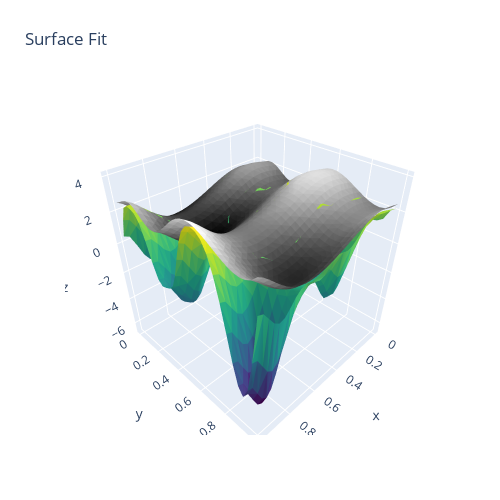

Source (notebook cell):
### Code cell
import pandas as pd
import numpy as np
import plotly.figure_factory as ff
import plotly.graph_objects as go
from scipy.spatial import Delaunay

def surface_plot(file_path):
    df = pd.read_excel(file_path)
    z_pred = df['Z_pred'].values
    Z_pred = z_pred.reshape(-1, 1)
    
    x = np.linspace(1, 0, 32)
    y = np.linspace(1, 0, 32)
    X, Y = np.meshgrid(x, y)
    Z = 1.3356 * (1.5 * (1 - X))+np.exp(2 * X - 1) * np.sin(3 * np.pi * (X - 0.6)**2)+np.exp(3*(Y - 0.5)) * np.sin(4 * np.pi * (Y - 0.9)**2)

    points = np.column_stack((X.flatten(), Y.flatten()))
    tri = Delaunay(points)
    
    fig_original = ff.create_trisurf(x=X.flatten(), y=Y.flatten(), z=Z.flatten(), 
                                      simplices=tri.simplices, colormap='Greys',
                                      title='Surface Fit - Original Values')
    
    fig_predicted = ff.create_trisurf(x=X.flatten(), y=Y.flatten(), z=Z_pred.flatten(), 
                                       simplices=tri.simplices, colormap='Viridis',
                                       title='Surface Fit - Predicted Values')
    
    data = [fig_original.data[0], fig_predicted.data[0]]
    fig = go.Figure(data=data)
    fig.update_layout(title='Surface Fit', autosize=False,
                      width=500, height=500,
                      margin=dict(l=65, r=50, b=65, t=90))
    fig.show()
    
    return fig



def diversity(fileName,file_path, file_path_1,file_path_2,file_path_3,file_path_4,file_path_5,file_path_6,file_path_7,file_path_8,file_path_9,file_path_10 ):

    df = pd.read_excel(file_path)
    df_1=pd.read_excel(file_path_1)
    df_2=pd.read_excel(file_path_2)
    df_3=pd.read_excel(file_path_3)
    df_4 = pd.read_excel(file_path_4)
    df_5 = pd.read_excel(file_path_5)
    df_6 = pd.read_excel(file_path_6)
    df_7= pd.read_excel(file_path_7)
    df_8 = pd.read_excel(file_path_8)
    df_9 = pd.read_excel(file_path_9)
    df_10= pd.read_excel(file_path_10)

    z_pred = df['Z_pred'].values
    z_pred_1 = df_1['Z_pred'].values
    z_pred_2 = df_2['Z_pred'].values
    z_pred_3 = df_3['Z_pred'].values
    z_pred_4 = df_4['Z_pred'].values
    z_pred_5 = df_5['Z_pred'].values
    z_pred_6 = df_6['Z_pred'].values
    z_pred_7 = df_7['Z_pred'].values
    z_pred_8 = df_8['Z_pred'].values
    z_pred_9 = df_9['Z_pred'].values
    z_pred_10 = df_10['Z_pred'].values

    Z_pred = z_pred.reshape(-1, 1)
    Z_pred_1 = z_pred_1.reshape(-1, 1)
    Z_pred_2 = z_pred_2.reshape(-1, 1)
    Z_pred_3 = z_pred_3.reshape(-1, 1)
    Z_pred_4 = z_pred_4.reshape(-1, 1)
    Z_pred_5 = z_pred_5.reshape(-1, 1)
    Z_pred_6 = z_pred_6.reshape(-1, 1)
    Z_pred_7 = z_pred_7.reshape(-1, 1)
    Z_pred_8 = z_pred_8.reshape(-1, 1)
    Z_pred_9 = z_pred_9.reshape(-1, 1)
    Z_pred_10 = z_pred_10.reshape(-1, 1)

    x = np.linspace(1, 0, 32)
    y = np.linspace(1, 0, 32)
    X, Y = np.meshgrid(x, y)
    z = 1.3356 * (1.5 * (1 - X))+np.exp(2 * X - 1) * np.sin(3 * np.pi * (X - 0.6)**2)+np.exp(3*(Y - 0.5)) * np.sin(4 * np.pi * (Y - 0.9)**2)

    
    Z= z.reshape(-1, 1)
    
    error1= (Z-Z_pred_1)**2 +(Z-Z_pred_2)**2+(Z-Z_pred_3)**2+(Z-Z_pred_4)**2+(Z-Z_pred_5)**2+(Z-Z_pred_6)**2+(Z-Z_pred_7)**2+(Z-Z_pred_8)**2+(Z-Z_pred_9)**2+(Z-Z_pred_10)**2
    error2= (Z_pred_1-Z_pred)**2 +(Z_pred_2-Z_pred)**2+(Z_pred_3-Z_pred)**2+(Z_pred_4-Z_pred)**2+(Z_pred_5-Z_pred)**2+(Z_pred_6-Z_pred)**2+(Z_pred_7-Z_pred)**2+(Z_pred_8-Z_pred)**2+(Z_pred_9-Z_pred)**2+(Z_pred_10-Z_pred)**2
    error = error1+error2
    
    print(f'Error shape: {error.shape}')  # Verificando formato

    # Criando DataFrame para salvar no Excel
    df_error = pd.DataFrame({'Error': error.flatten()})

    # Salvando a planilha
    df_error.to_excel(f"{fileName}.xlsx", index=False)
    print(f'Arquivo {fileName}.xlsx salvo com sucesso!')

    
def plot_figure (file_error, file_path):
    df = pd.read_excel(file_path)
    df_error = pd.read_excel(file_error)
    z_pred = df['Z_pred'].values
    error= df_error['Error'].values
    Z_pred = z_pred.reshape(-1, 1)
    Error= error.reshape(-1, 1)
    Z_pred_diversity_pos= Z_pred + Error
    Z_pred_diversity_neg= Z_pred - Error
    x = np.linspace(1, 0, 32)
    y = np.linspace(1, 0, 32)
    X, Y = np.meshgrid(x, y)
    Z = 1.3356 * (1.5 * (1 - X))+np.exp(2 * X - 1) * np.sin(3 * np.pi * (X - 0.6)**2)+np.exp(3*(Y - 0.5)) * np.sin(4 * np.pi * (Y - 0.9)**2)


    points = np.column_stack((X.flatten(), Y.flatten()))
    tri = Delaunay(points)
    
    fig_original = ff.create_trisurf(x=X.flatten(), y=Y.flatten(), z=Z.flatten(), 
                                      simplices=tri.simplices, colormap='Greys',
                                      title='Surface Fit - Original Values')
    
    fig_predicted = ff.create_trisurf(x=X.flatten(), y=Y.flatten(), z=Z_pred_diversity_pos.flatten(), 
                                       simplices=tri.simplices, colormap='Viridis',
                                       title='Surface Fit - Predicted Values')
    

    
    data = [fig_original.data[0], fig_predicted.data[0]]
    fig = go.Figure(data=data)
    fig.update_layout(title='Surface Fit', autosize=False,
                      width=500, height=500,
                      margin=dict(l=65, r=50, b=65, t=90))
    fig.show()


diversity= diversity("1000_model_error", "1000_model_med.xlsx", "1000_model_2_2_7.xlsx",
          "1000_model_6_5_2.xlsx", "1000_model_10_8_23.xlsx", "1000_model_14_5_24.xlsx",
          "1000_model_19_7_24.xlsx", "1000_model_23_9_24.xlsx", "1000_model_31_9_16.xlsx")

fig = plot_figure("1000_model_error.xlsx","1000_model_med.xlsx")

### Figure 1 — Plotly figure (JSON) as saved in the notebook; plotly's stock layout.template omitted (floating-point values rounded to 4 significant figures; data arrays with more than 128 entries replaced by an {"elided": "..."} marker saying what was removed)
{"data": [{"facecolor": {"elided": "1922 str values"}, "i": {"elided": "1922 int values"}, "j": {"elided": "1922 int values"}, "k": {"elided": "1922 int values"}, "name": "", "type": "mesh3d", "x": {"elided": "1024 float values"}, "y": {"elided": "1024 float values"}, "z": {"elided": "1024 float values"}}, {"facecolor": {"elided": "1922 str values"}, "i": {"elided": "1922 int values"}, "j": {"elided": "1922 int values"}, "k": {"elided": "1922 int values"}, "name": "", "type": "mesh3d", "x": {"elided": "1024 float values"}, "y": {"elided": "1024 float values"}, "z": {"elided": "1024 float values"}}], "layout": {"autosize": false, "height": 500, "margin": {"b": 65, "l": 65, "r": 50, "t": 90}, "title": {"text": "Surface Fit"}, "width": 500}}
